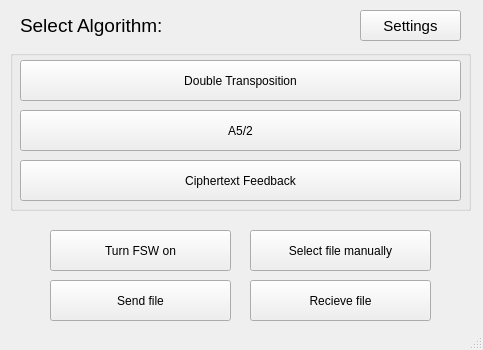
<?xml version="1.0" encoding="UTF-8"?>
<ui version="4.0">
 <class>MainWindow</class>
 <widget class="QMainWindow" name="MainWindow">
  <property name="geometry">
   <rect>
    <x>0</x>
    <y>0</y>
    <width>483</width>
    <height>350</height>
   </rect>
  </property>
  <property name="font">
   <font>
    <family>Segoe UI</family>
   </font>
  </property>
  <property name="windowTitle">
   <string>MainWindow</string>
  </property>
  <widget class="QWidget" name="centralwidget">
   <widget class="QGroupBox" name="groupBox">
    <property name="geometry">
     <rect>
      <x>10</x>
      <y>50</y>
      <width>461</width>
      <height>161</height>
     </rect>
    </property>
    <property name="title">
     <string/>
    </property>
    <widget class="QPushButton" name="pushButtonDT">
     <property name="geometry">
      <rect>
       <x>10</x>
       <y>10</y>
       <width>441</width>
       <height>41</height>
      </rect>
     </property>
     <property name="text">
      <string>Double Transposition</string>
     </property>
    </widget>
    <widget class="QPushButton" name="pushButtonA52">
     <property name="geometry">
      <rect>
       <x>10</x>
       <y>60</y>
       <width>441</width>
       <height>41</height>
      </rect>
     </property>
     <property name="text">
      <string>A5/2</string>
     </property>
    </widget>
    <widget class="QPushButton" name="pushButtonCFB">
     <property name="geometry">
      <rect>
       <x>10</x>
       <y>110</y>
       <width>441</width>
       <height>41</height>
      </rect>
     </property>
     <property name="text">
      <string>Ciphertext Feedback</string>
     </property>
    </widget>
   </widget>
   <widget class="QLabel" name="labelSelectAlgorithm">
    <property name="geometry">
     <rect>
      <x>20</x>
      <y>10</y>
      <width>471</width>
      <height>31</height>
     </rect>
    </property>
    <property name="font">
     <font>
      <family>Segoe UI</family>
      <pointsize>14</pointsize>
     </font>
    </property>
    <property name="text">
     <string>Select Algorithm:</string>
    </property>
   </widget>
   <widget class="QPushButton" name="buttonFSW">
    <property name="geometry">
     <rect>
      <x>50</x>
      <y>230</y>
      <width>181</width>
      <height>41</height>
     </rect>
    </property>
    <property name="text">
     <string>Turn FSW on</string>
    </property>
   </widget>
   <widget class="QPushButton" name="buttonManual">
    <property name="geometry">
     <rect>
      <x>250</x>
      <y>230</y>
      <width>181</width>
      <height>41</height>
     </rect>
    </property>
    <property name="text">
     <string>Select file manually</string>
    </property>
   </widget>
   <widget class="QPushButton" name="buttonSend">
    <property name="geometry">
     <rect>
      <x>50</x>
      <y>280</y>
      <width>181</width>
      <height>41</height>
     </rect>
    </property>
    <property name="text">
     <string>Send file</string>
    </property>
   </widget>
   <widget class="QPushButton" name="buttonRecieve">
    <property name="geometry">
     <rect>
      <x>250</x>
      <y>280</y>
      <width>181</width>
      <height>41</height>
     </rect>
    </property>
    <property name="text">
     <string>Recieve file</string>
    </property>
   </widget>
   <widget class="QPushButton" name="settingsButton">
    <property name="geometry">
     <rect>
      <x>360</x>
      <y>10</y>
      <width>101</width>
      <height>31</height>
     </rect>
    </property>
    <property name="font">
     <font>
      <family>Segoe UI</family>
      <pointsize>11</pointsize>
     </font>
    </property>
    <property name="text">
     <string>Settings</string>
    </property>
   </widget>
  </widget>
  <widget class="QStatusBar" name="statusbar"/>
 </widget>
 <resources/>
 <connections/>
</ui>
